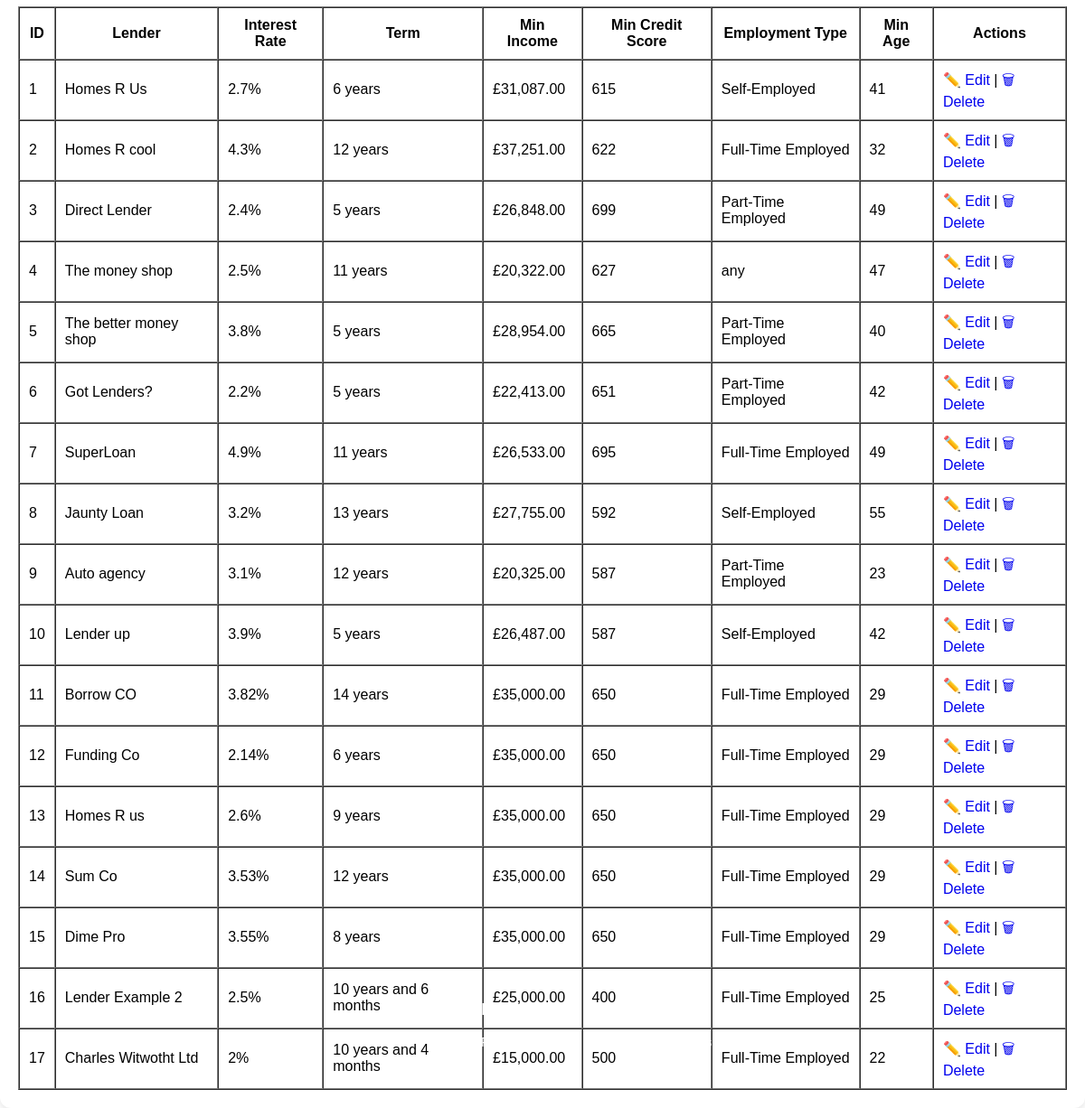
The app's page /product_list.php (signed in) with its own data.
### tables this page shows
CREATE TABLE "Product" (
	"ProductId"	INTEGER,
	"Lender"	TEXT,
	"InterestRate"	REAL,
	"MortgageTerm"	INTEGER,
	"MinIncome"	INTEGER,
	"MinCreditScore"	INTEGER,
	"EmploymentType"	TEXT,
	"MinAge"	INTEGER,
	PRIMARY KEY("ProductId")
);

### product_list.php (the view, shortened to what this page needs)
<?php
require 'db.php';
require 'headerFooter.php';
$products = $conn->query("SELECT * FROM Product")->fetchAll(PDO::FETCH_ASSOC);
?>
<!DOCTYPE html>
<html>
<head>
    <link rel="stylesheet" href="css/global.css" />
</head>
<body>
    <div class="container mt-4">
        <div class="table-container">
            <a href="add_product.php" id="no-underline">➕ Add New Product</a><br><br>
            <table border="1" cellpadding="10" cellspacing="0">
                <tr>
                    <th>ID</th>
                    <th>Lender</th>
                    <th>Interest Rate</th>
                    <th>Term</th>
                    <th>Min Income</th>
                    <th>Min Credit Score</th>
                    <th>Employment Type</th>
                    <th>Min Age</th>
                    <th>Actions</th>
                </tr>
                <?php foreach ($products as $p): ?>
                    <tr>
                        <td><?= $p['ProductId'] ?></td>
                        <td><?= htmlspecialchars($p['Lender']) ?></td>
                        <td><?= rtrim(rtrim(number_format($p['InterestRate'], 2, '.', ''), '0'), '.') ?>%</td>
                        <td>
                            <?php
                                $months = (int) $p['MortgageTerm'];
                                $years = intdiv($months, 12);
                                $remainingMonths = $months % 12;
                                if ($years > 0 && $remainingMonths > 0) {
                                    echo "{$years} year" . ($years > 1 ? 's' : '') . " and {$remainingMonths} month" . ($remainingMonths > 1 ? 's' : '');
                                } elseif ($years > 0) {
                                    echo "{$years} year" . ($years > 1 ? 's' : '');
                                } elseif ($remainingMonths > 0) {
                                    echo "{$remainingMonths} month" . ($remainingMonths > 1 ? 's' : '');
                                } else {
                                    echo "N/A";
                                }
                            ?>
                        </td>
                        <td>£<?= number_format($p['MinIncome'], 2) ?></td>
                        <td><?= $p['MinCreditScore'] ?></td>
                        <td><?= $p['EmploymentType'] ?></td>
                        <td><?= $p['MinAge'] ?></td>
                        <td>
                            <a href="edit_product.php?id=<?= $p['ProductId'] ?>" id="no-underline">✏️ Edit</a> |
                            <a href="delete_product.php?id=<?= $p['ProductId'] ?>" onclick="return confirm('Are you sure?')" id="no-underline">🗑 Delete</a>
                        </td>
                    </tr>
                <?php endforeach; ?>
            </table>
        </div>
    </div>
</body>
</html>

### css/global.css (style rules this page uses)
body { font-family: Arial, sans-serif; margin: 0; padding: 0; background-color: white; }
.container { display: flex; height: 100vh; justify-content: center; align-items: center; padding-top: 80px; padding-bottom: 80px; }
.table-container { background: white; padding: 20px; border-radius: 12px; box-shadow: 0px 4px 10px rgba(0, 0, 0, 0.1); }
#no-underline { text-decoration: none; }

### records on screen
product: ProductId "1", Lender "Homes R Us", InterestRate "2.7", MortgageTerm "6", MinIncome "31,087.00", MinCreditScore "615", EmploymentType "Self-Employed", MinAge "41"
product: ProductId "2", Lender "Homes R cool", InterestRate "4.3", MortgageTerm "12", MinIncome "37,251.00", MinCreditScore "622", EmploymentType "Full-Time Employed", MinAge "32"
product: ProductId "3", Lender "Direct Lender", InterestRate "2.4", MortgageTerm "5", MinIncome "26,848.00", MinCreditScore "699", EmploymentType "Part-Time Employed", MinAge "49"
product: ProductId "4", Lender "The money shop", InterestRate "2.5", MortgageTerm "11", MinIncome "20,322.00", MinCreditScore "627", EmploymentType "any", MinAge "47"
product: ProductId "5", Lender "The better money shop", InterestRate "3.8", MortgageTerm "5", MinIncome "28,954.00", MinCreditScore "665", EmploymentType "Part-Time Employed", MinAge "40"
product: ProductId "6", Lender "Got Lenders?", InterestRate "2.2", MortgageTerm "5", MinIncome "22,413.00", MinCreditScore "651", EmploymentType "Part-Time Employed", MinAge "42"
product: ProductId "7", Lender "SuperLoan", InterestRate "4.9", MortgageTerm "11", MinIncome "26,533.00", MinCreditScore "695", EmploymentType "Full-Time Employed", MinAge "49"
product: ProductId "8", Lender "Jaunty Loan", InterestRate "3.2", MortgageTerm "13", MinIncome "27,755.00", MinCreditScore "592", EmploymentType "Self-Employed", MinAge "55"
product: ProductId "9", Lender "Auto agency", InterestRate "3.1", MortgageTerm "12", MinIncome "20,325.00", MinCreditScore "587", EmploymentType "Part-Time Employed", MinAge "23"
product: ProductId "10", Lender "Lender up", InterestRate "3.9", MortgageTerm "5", MinIncome "26,487.00", MinCreditScore "587", EmploymentType "Self-Employed", MinAge "42"
product: ProductId "11", Lender "Borrow CO", InterestRate "3.82", MortgageTerm "14", MinIncome "35,000.00", MinCreditScore "650", EmploymentType "Full-Time Employed", MinAge "29"
product: ProductId "12", Lender "Funding Co", InterestRate "2.14", MortgageTerm "6", MinIncome "35,000.00", MinCreditScore "650", EmploymentType "Full-Time Employed", MinAge "29"
product: ProductId "13", Lender "Homes R us", InterestRate "2.6", MortgageTerm "9", MinIncome "35,000.00", MinCreditScore "650", EmploymentType "Full-Time Employed", MinAge "29"
product: ProductId "14", Lender "Sum Co", InterestRate "3.53", MortgageTerm "12", MinIncome "35,000.00", MinCreditScore "650", EmploymentType "Full-Time Employed", MinAge "29"
product: ProductId "15", Lender "Dime Pro", InterestRate "3.55", MortgageTerm "8", MinIncome "35,000.00", MinCreditScore "650", EmploymentType "Full-Time Employed", MinAge "29"
product: ProductId "16", Lender "Lender Example 2", InterestRate "2.5", MortgageTerm "10", MortgageTerm "6", MinIncome "25,000.00", MinCreditScore "400", EmploymentType "Full-Time Employed", MinAge "25"
product: ProductId "17", Lender "Charles Witwotht Ltd", InterestRate "2", MortgageTerm "10", MortgageTerm "4", MinIncome "15,000.00", MinCreditScore "500", EmploymentType "Full-Time Employed", MinAge "22"
